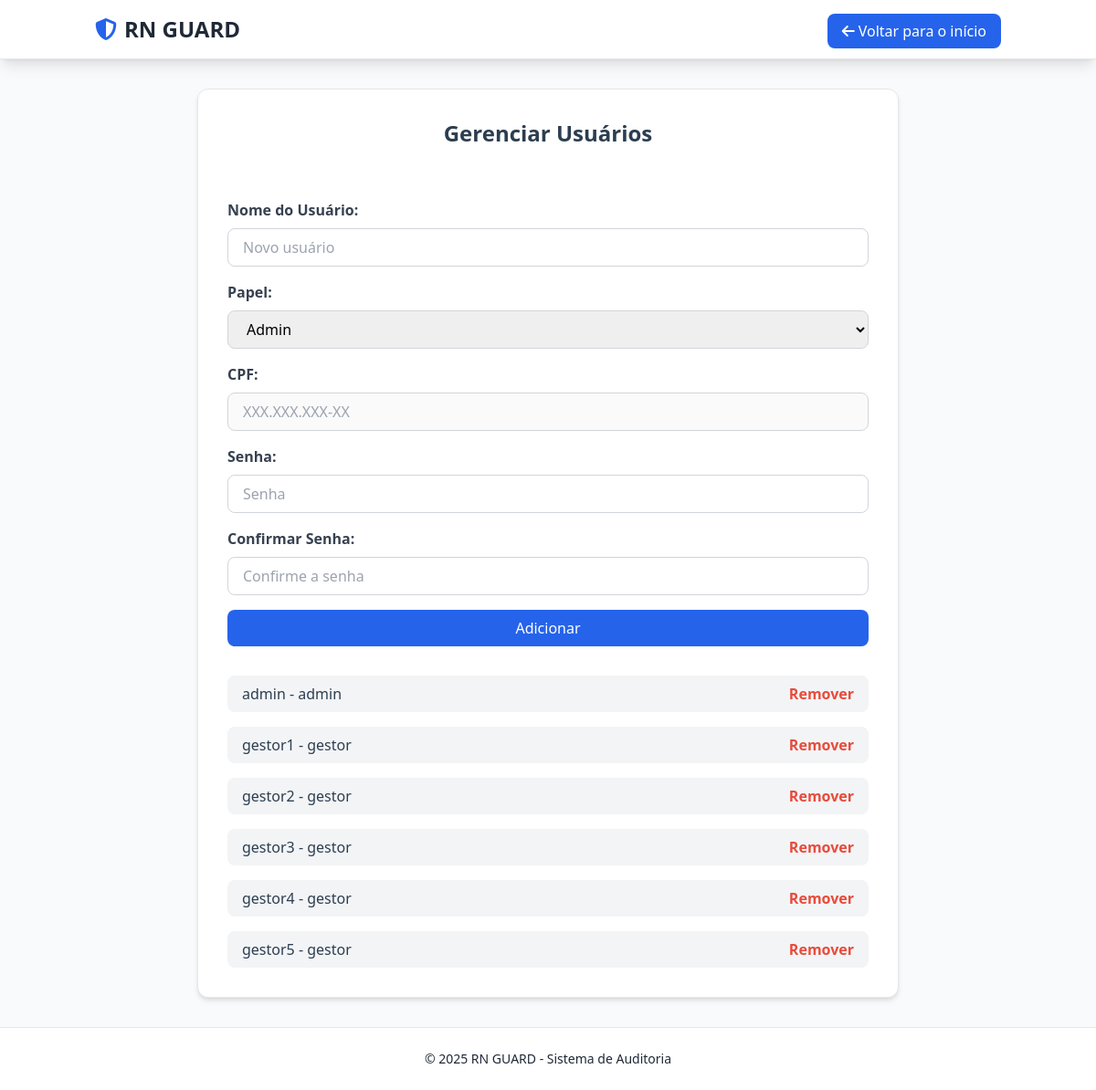
Screenshot of /dashboard/admin/cadastrar_conta (signed in) with the database file from the repository.
### tables this page shows
CREATE TABLE usuarios (
            id INTEGER PRIMARY KEY AUTOINCREMENT,
            nome_usuario TEXT NOT NULL UNIQUE,
            cpf TEXT,
            senha TEXT NOT NULL,
            papel TEXT NOT NULL
        );

### main.py (the view, shortened to what this page needs)
@app.route('/dashboard/admin/cadastrar_conta', methods=["GET", "POST"])
def cadastrar_conta():
    if session.get('papel') != 'admin':
        return 'Acesso negado', 403
    usuarios = db.obter_todos_usuarios()
    return render_template('cadastrar_conta.html', usuarios=usuarios)

### db.py (called while the page is built)
def obter_conexao():
    if '_database' not in g:
        g._database = sqlite3.connect(BANCO_DE_DADOS)
    return g._database

def fechar_conexao(e=None):
    db = g.pop('_database', None)
    if db is not None:
        db.close()

def obter_todos_usuarios():
    db = obter_conexao()
    return db.execute('SELECT id, nome_usuario, papel FROM usuarios').fetchall()

### main.py (called while the page is built)
@app.before_request
def before_request():
    db.obter_conexao()

@app.teardown_appcontext
def teardown_db(exception):
    db.fechar_conexao(exception)

### templates/cadastrar_conta.html (shortened to what this page needs)
<!DOCTYPE html>
<html lang="pt-br">
<head>
  <script src="https://cdn.tailwindcss.com"></script>
  <link rel="stylesheet" href="https://cdnjs.cloudflare.com/ajax/libs/font-awesome/6.4.0/css/all.min.css">
</head>
<body class="bg-gray-50 min-h-screen flex flex-col">
  <header class="bg-white shadow-lg border-b">
    <div class="container mx-auto px-4 py-4 flex justify-between items-center">
      <div class="flex items-center space-x-2">
        <i class="fas fa-shield-alt text-2xl text-secondary"></i>
        <h1 class="text-2xl font-bold text-gray-800">RN GUARD</h1>
      </div>
      <div class="mt-1 text-center">
        <a href="/dashboard/admin" class="bg-blue-600 hover:bg-blue-500 text-white px-4 py-2 rounded-lg font-medium transition duration-200">
          <i class="fas fa-arrow-left mr-1"></i>Voltar para o início
        </a>
      </div>
    </div>
  </header>
  <main class="flex-grow container mx-auto px-4 py-8 fade-in">
    <div class="max-w-3xl mx-auto bg-white p-8 rounded-xl shadow-md border border-gray-200">
      <h2 class="text-2xl font-bold text-dark mb-6 text-center">Gerenciar Usuários</h2>
      <div class="container mx-auto px-4 py-4">
      </div>
      <form method="post" onsubmit="return validarFormulario()" class="grid gap-4 mb-8">
        <div>
          <label for="nome_usuario" class="block text-gray-700 font-semibold mb-2">Nome do Usuário:</label>
          <input type="text" name="nome_usuario" id="nome_usuario" placeholder="Novo usuário"
                 class="border border-gray-300 rounded-lg px-4 py-2 focus:outline-none focus:ring-2 focus:ring-secondary w-full" required>
        </div>
        <div>
          <label for="papel" class="block text-gray-700 font-semibold mb-2">Papel:</label>
          <select name="papel" id="papel" onchange="toggleCPF()"
                  class="border border-gray-300 rounded-lg px-4 py-2 focus:outline-none focus:ring-2 focus:ring-secondary w-full">
            <option value="admin">Admin</option>
          </select>
        </div>
        <div>
          <label for="cpf" class="block text-gray-700 font-semibold mb-2">CPF:</label>
          <input type="text" name="cpf" id="cpf" placeholder="XXX.XXX.XXX-XX"
                class="border border-gray-300 rounded-lg px-4 py-2 focus:outline-none focus:ring-2 focus:ring-secondary w-full" required>
        </div>
        <div>
          <label for="senha" class="block text-gray-700 font-semibold mb-2">Senha:</label>
          <input type="password" name="senha" id="senha" placeholder="Senha"
                 class="border border-gray-300 rounded-lg px-4 py-2 focus:outline-none focus:ring-2 focus:ring-secondary w-full" required>
        </div>
        <div>
          <label for="confirmar_senha" class="block text-gray-700 font-semibold mb-2">Confirmar Senha:</label>
          <input type="password" name="confirmar_senha" id="confirmar_senha" placeholder="Confirme a senha"
                 class="border border-gray-300 rounded-lg px-4 py-2 focus:outline-none focus:ring-2 focus:ring-secondary w-full" required>
        </div>
        <div>
          <input type="submit" value="Adicionar"
                 class="bg-secondary hover:bg-blue-600 text-white font-medium px-6 py-2 rounded-lg transition duration-200 cursor-pointer w-full">
        </div>
      </form>
      <ul class="space-y-4">
        {% for usuario in usuarios %}
          <li class="flex items-center justify-between bg-gray-100 px-4 py-2 rounded-lg">
            <span class="text-dark font-medium">{{ usuario[1] }} - {{ usuario[2] }}</span>
            <a href="/excluir_usuario/{{ usuario[0] }}"
               class="text-accent hover:underline font-semibold">Remover</a>
          </li>
        {% endfor %}
      </ul>
    </div>
  </main>
  <footer class="bg-white border-t text-gray-800 py-6">
    <div class="container mx-auto px-4 text-center text-sm">
      <p>© 2025 RN GUARD - Sistema de Auditoria</p>
    </div>
  </footer>
</body>
</html>

### templates/cadastrar_conta.html (style rules this page uses)
.fade-in { animation: fadeIn 0.5s ease-in-out; }

### rows the page displays
usuarios: nome_usuario "admin", papel "admin"
usuarios: nome_usuario "gestor1", papel "gestor"
usuarios: nome_usuario "gestor2", papel "gestor"
usuarios: nome_usuario "gestor3", papel "gestor"
usuarios: nome_usuario "gestor4", papel "gestor"
usuarios: nome_usuario "gestor5", papel "gestor"
